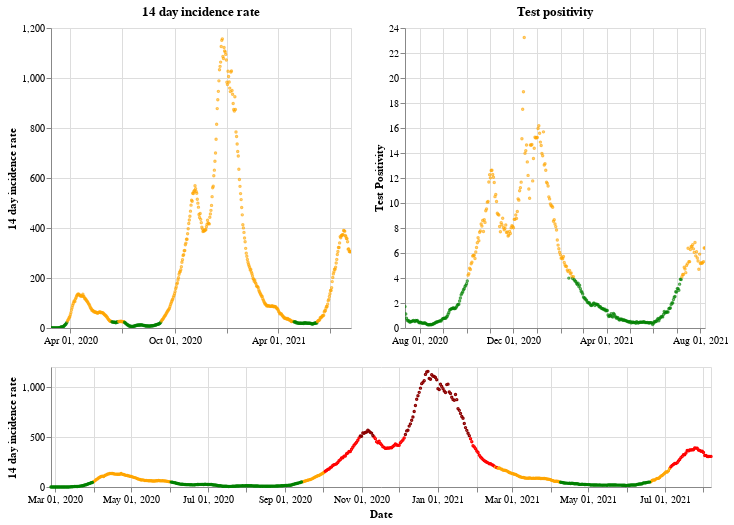

Notebook source saved alongside this figure:
### Markdown cell above
## Wales

### Code cell
plot_traffic_light('Wales')

### Figure 1 — Vega-Lite specification as saved in the notebook (floating-point values rounded to 4 significant figures; data arrays with more than 128 entries replaced by an {"elided": "..."} marker saying what was removed)
{"config": {"view": {"continuousWidth": 400, "continuousHeight": 300}}, "vconcat": [{"hconcat": [{"mark": {"type": "point", "size": 2}, "encoding": {"color": {"condition": {"value": "green", "test": "(datum.twoWeeklyCasesRate <= 25)"}, "value": "orange"}, "tooltip": [{"type": "nominal", "field": "areaName"}, {"type": "temporal", "field": "date"}, {"type": "quantitative", "field": "twoWeeklyCasesRate"}, {"type": "quantitative", "field": "testPositivity"}], "x": {"type": "temporal", "axis": {"title": ""}, "field": "date", "scale": {"domain": {"selection": "DateBrush"}}, "timeUnit": "yearmonthdate"}, "y": {"type": "quantitative", "axis": {"title": "14 day incidence rate"}, "field": "twoWeeklyCasesRate"}}, "title": "14 day incidence rate", "width": 300}, {"mark": {"type": "point", "size": 2}, "encoding": {"color": {"condition": {"value": "green", "test": "(datum.testPositivity <= 4)"}, "value": "orange"}, "tooltip": [{"type": "nominal", "field": "areaName"}, {"type": "temporal", "field": "date"}, {"type": "quantitative", "field": "twoWeeklyCasesRate"}, {"type": "quantitative", "field": "testPositivity"}], "x": {"type": "temporal", "axis": {"title": ""}, "field": "date", "scale": {"domain": {"selection": "DateBrush"}}, "timeUnit": "yearmonthdate"}, "y": {"type": "quantitative", "axis": {"title": "Test Positivity"}, "field": "testPositivity"}}, "title": "Test positivity", "width": 300}]}, {"layer": [{"mark": {"type": "point", "size": 2}, "encoding": {"color": {"condition": {"value": "orange", "test": "(((datum.testPositivity < 4) && (datum.twoWeeklyCasesRate >= 50)) && (datum.twoWeeklyCasesRate < 200))"}, "value": "red"}, "opacity": {"condition": {"value": 1, "test": "((datum.twoWeeklyCasesRate >= 50) && (datum.twoWeeklyCasesRate < 500))"}, "value": 0}, "tooltip": [{"type": "nominal", "field": "areaName"}, {"type": "temporal", "field": "date"}, {"type": "quantitative", "field": "twoWeeklyCasesRate"}, {"type": "quantitative", "field": "testPositivity"}], "x": {"type": "temporal", "axis": {"title": "Date"}, "field": "date", "timeUnit": "yearmonthdate"}, "y": {"type": "quantitative", "axis": {"title": "14 day incidence rate"}, "field": "twoWeeklyCasesRate"}}, "selection": {"DateBrush": {"type": "interval", "encodings": ["x"], "fields": ["Time"]}}}, {"mark": {"type": "point", "size": 2}, "encoding": {"color": {"value": "darkred"}, "opacity": {"condition": {"value": 1, "test": "(datum.twoWeeklyCasesRate >= 500)"}, "value": 0}, "tooltip": [{"type": "nominal", "field": "areaName"}, {"type": "temporal", "field": "date"}, {"type": "quantitative", "field": "twoWeeklyCasesRate"}, {"type": "quantitative", "field": "testPositivity"}], "x": {"type": "temporal", "axis": {"title": "Date"}, "field": "date", "timeUnit": "yearmonthdate"}, "y": {"type": "quantitative", "axis": {"title": "14 day incidence rate"}, "field": "twoWeeklyCasesRate"}}}, {"mark": {"type": "point", "size": 2}, "encoding": {"color": {"condition": {"value": "green", "test": "((datum.testPositivity < 4) && (datum.twoWeeklyCasesRate < 50))"}, "value": "orange"}, "opacity": {"condition": {"value": 1, "test": "(datum.twoWeeklyCasesRate < 50)"}, "value": 0}, "tooltip": [{"type": "nominal", "field": "areaName"}, {"type": "temporal", "field": "date"}, {"type": "quantitative", "field": "twoWeeklyCasesRate"}, {"type": "quantitative", "field": "testPositivity"}], "x": {"type": "temporal", "axis": {"title": "Date"}, "field": "date", "timeUnit": "yearmonthdate"}, "y": {"type": "quantitative", "axis": {"title": "14 day incidence rate"}, "field": "twoWeeklyCasesRate"}}}], "height": 120, "width": 660}], "data": {"name": "data-cd12e60470e32f464edea227951b9672"}, "$schema": "https://vega.github.io/schema/vega-lite/v4.8.1.json", "datasets": {"data-cd12e60470e32f464edea227951b9672": {"elided": "528 records"}}}
